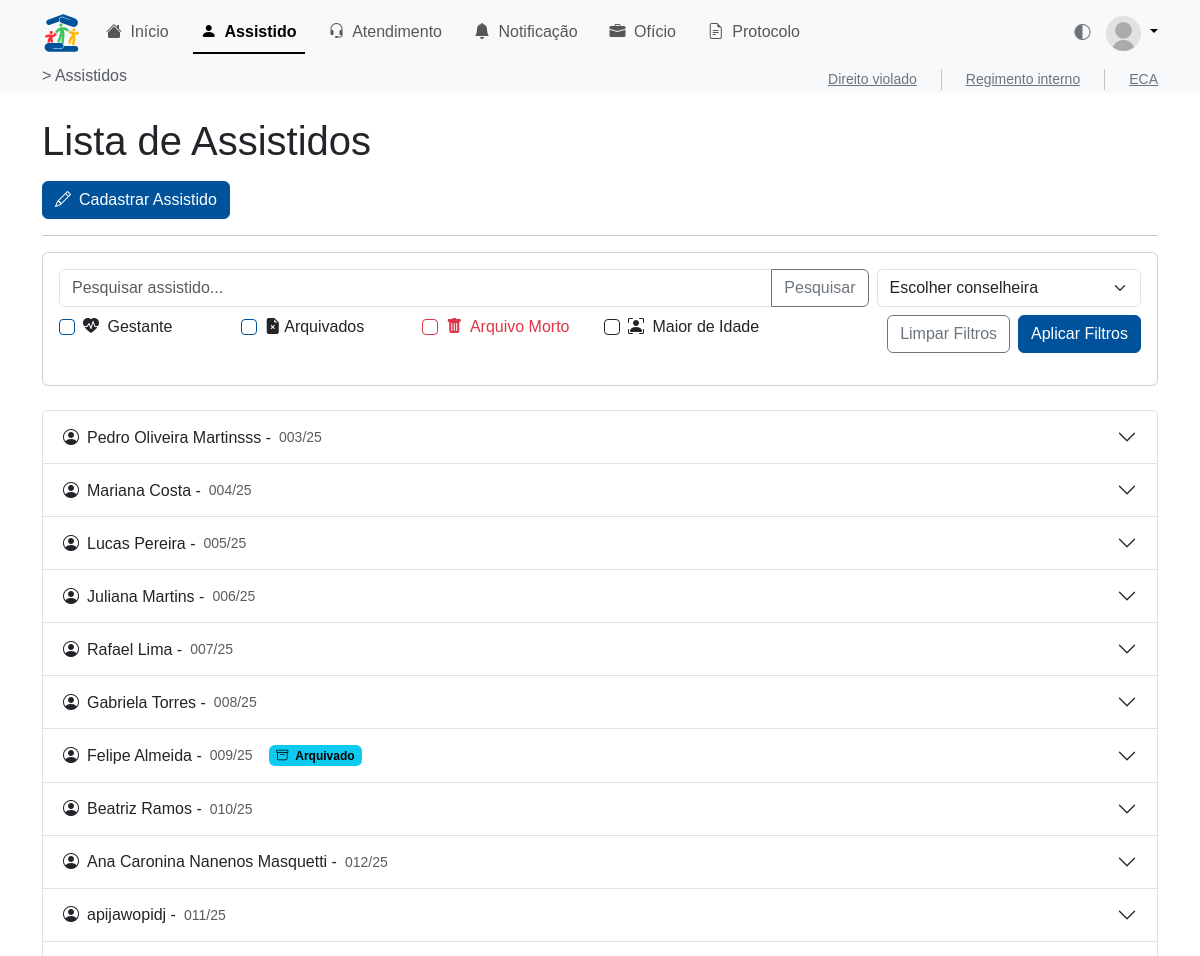
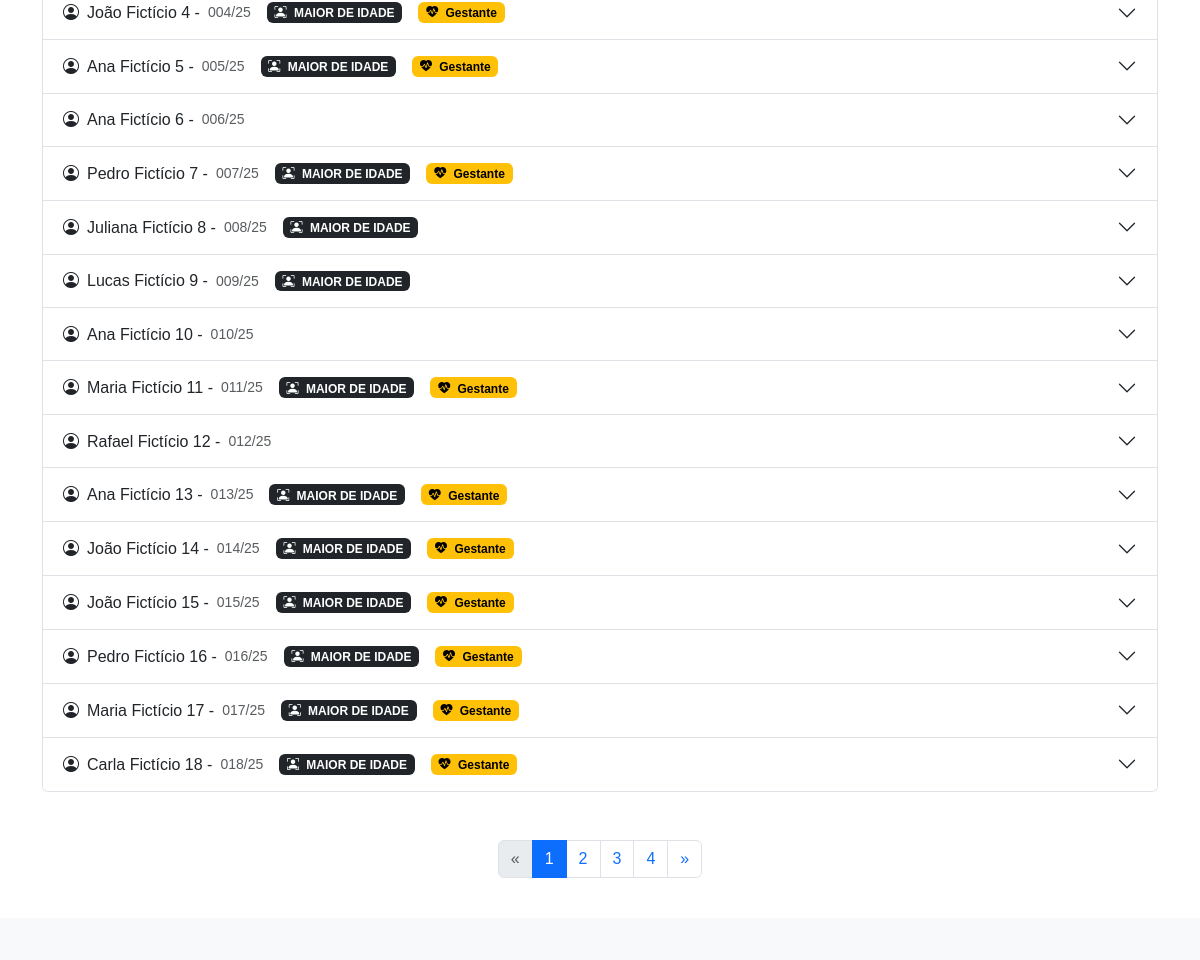
The page /assistido/ (upper part) on the database as committed earlier (2 pictures, top to bottom).
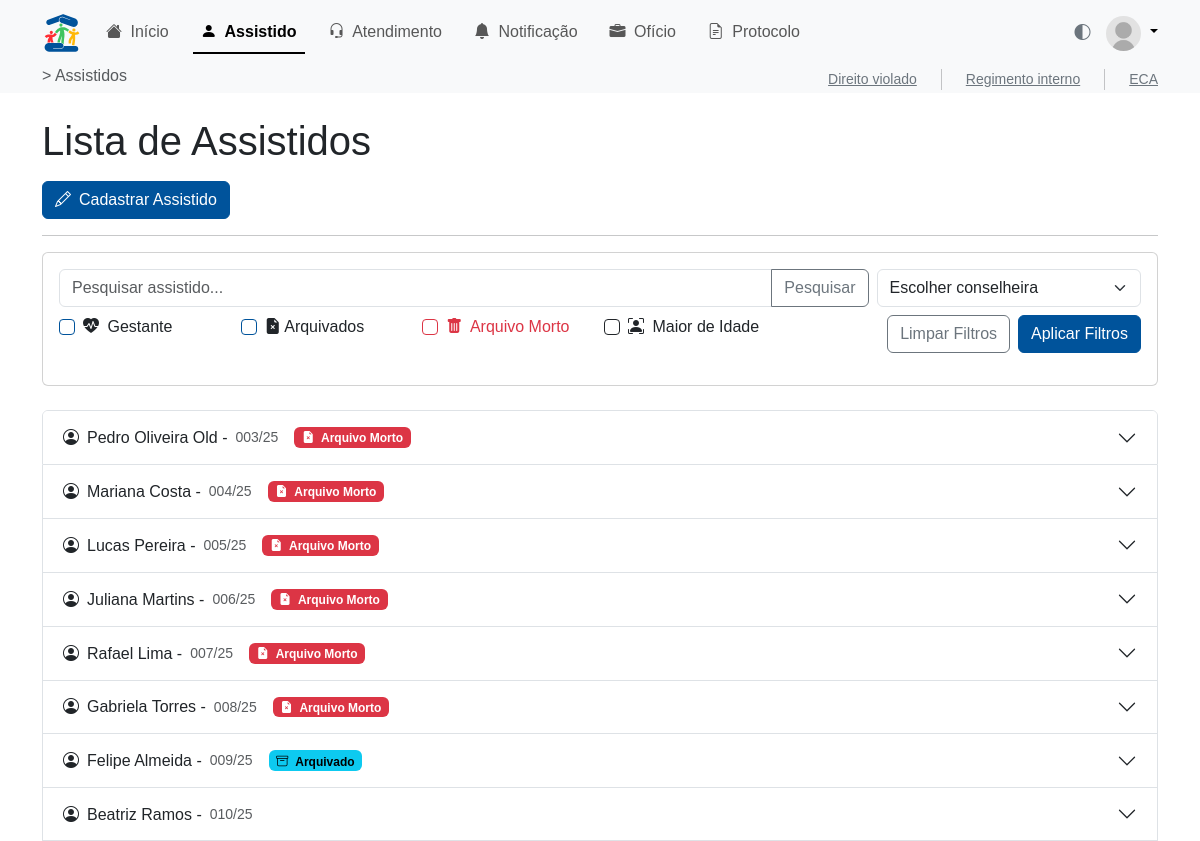
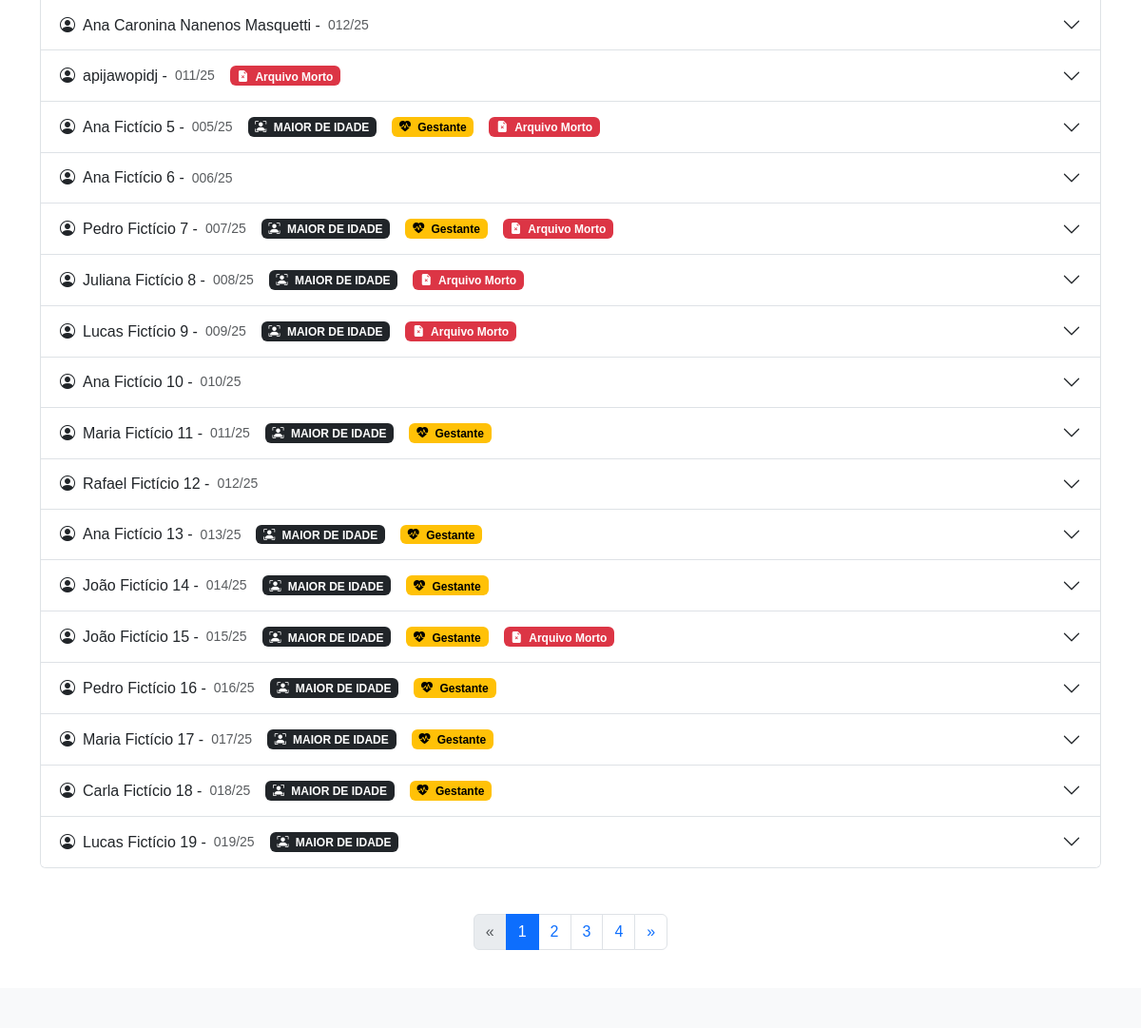
The same page on the database as committed later (2 pictures, top to bottom).
### assistido/models.py (models this page shows, shortened)
class Assistido(models.Model):
    id_assist = models.AutoField(primary_key=True)
    nmcompleto_assist = models.CharField(max_length=255)
    numero_assist = models.CharField(max_length=50, blank=True, null=True)
    dn_assist = models.DateField(blank=True, null=True)  # Data de nascimento
    nmgenitor_assist = models.CharField(max_length=255, blank=True, null=True)
    nmgenitora_assist = models.CharField(max_length=255, blank=True, null=True)
    DTCADASTRO = models.DateTimeField(auto_now_add=True, verbose_name='Data de Cadastro')
    TIPOS_RESPONSAVEL = [
        ("tio", "Tio"),
        ("tia", "Tia"),
        ("avo", "Avô/Avó"),
        ("primo", "Primo/Prima"),
        ("outro", "Outro"),
    ]
    nmresponsavel_assist = models.CharField(
        max_length=50, choices=TIPOS_RESPONSAVEL, default="outro"
    )
    outro_responsavel = models.CharField(
        max_length=255, blank=True, null=True,
        help_text="Preencher se o tipo do responsável for 'Outro'."
    )
    escola_assist = models.CharField(max_length=255, blank=True, null=True)
    rua_assist = models.CharField(max_length=255, blank=True, null=True)
    bairro_assist = models.CharField(max_length=100, blank=True, null=True)
    cidade_assist = models.CharField(max_length=100, blank=True, null=True)
    numerocasa_assist = models.CharField(max_length=20, blank=True, null=True)
    id_conselheira = models.ForeignKey(
        Conselheira,
        on_delete=models.SET_NULL,
        null=True,
        blank=True,
        related_name='assistidos'
    )
    gestante_assist = models.BooleanField(default=False)
    arquivomorto_assist = models.BooleanField(default=False)
    arquivado_assist = models.BooleanField(default=False)
    filaarquivomorto_assist = models.BooleanField(default=False)
    dtarquivomorto_assist = models.DateField(blank=True, null=True)

### assistido/views.py (the view)
# urls.py: path('', views.assistido_view, name='assistidos'),
def assistido_view(request):
    from usuario.models import Conselheira
    q = request.GET.get('q', '').strip()
    conselheira_id = request.GET.get('conselheira')
    gestante = request.GET.get('gestante') == 'on'
    arquivado = request.GET.get('arquivado') == 'on'
    arquivomorto = request.GET.get('arquivomorto') == 'on'
    maior_idade = request.GET.get('maior_idade') == 'on'
    assistidos_qs = Assistido.objects.all()
    if q:
        assistidos_qs = assistidos_qs.filter(nmcompleto_assist__icontains=q)
    if conselheira_id and conselheira_id.isdigit():
        assistidos_qs = assistidos_qs.filter(id_conselheira_id=int(conselheira_id))
    if gestante:
        assistidos_qs = assistidos_qs.filter(gestante_assist=True)
    if arquivado:
        assistidos_qs = assistidos_qs.filter(arquivado_assist=True)
    if arquivomorto:
        assistidos_qs = assistidos_qs.filter(arquivomorto_assist=True)
    if maior_idade:
        from datetime import date
        hoje = date.today()
        data_limite = date(hoje.year - 18, hoje.month, hoje.day)
        assistidos_qs = assistidos_qs.filter(dn_assist__lte=data_limite)
    from django.core.paginator import Paginator, EmptyPage, PageNotAnInteger
    page = request.GET.get('page', 1)
    paginator = Paginator(assistidos_qs, 25)
    try:
        assistidos = paginator.page(page)
    except PageNotAnInteger:
        assistidos = paginator.page(1)
    except EmptyPage:
        assistidos = paginator.page(paginator.num_pages)
    conselheiras = Conselheira.objects.all()
    return render(request, 'assistido/assistidos.html', {
        'pagina_atual': 'assistidos',
        'page_title': 'Assistidos',
        'assistidos': assistidos,
        'conselheiras': conselheiras,
        'request': request
    })

### assistido/templatetags/assistido_extras.py (called while the page is built)
@register.filter
def dias_passados(value):
    if not value:
        return ''
    today = date.today()
    try:
        return (today - value).days
    except Exception:
        return ''

@register.filter
def age(value):
    if not value:
        return ''
    today = date.today()
    try:
        return today.year - value.year - ((today.month, today.day) < (value.month, value.day))
    except Exception:
        return ''

@register.filter
def format_telefone(value):
    if not value:
        return ''
    num = re.sub(r'\D', '', value)
    if num.startswith('55'):
        num = num[2:]
    if len(num) == 11:
        return f'{num[0:2]} {num[2:7]}-{num[7:]}'
    elif len(num) == 10:
        return f'{num[0:2]} {num[2:6]}-{num[6:]}'
    elif len(num) == 9:
        return f'{num[0:5]}-{num[5:]}'
    elif len(num) == 8:
        return f'{num[0:4]}-{num[4:]}'
    return value

### assistido/templates/assistido/assistidos.html (shortened to what the changed rows need)
{% extends 'base.html' %}
{% load assistido_extras %}
{% block content %}
<main style="min-height: 57em;">
  <div class="container my-4">
    <h1 class="mb-3">Lista de Assistidos</h1>
    <div class="accordion" id="assistidosAccordion">
      {% for a in assistidos %}
      <div class="accordion-item">
        <h2 class="accordion-header" id="heading{{ a.id_assist }}">
          <button class="accordion-button collapsed" type="button" data-bs-toggle="collapse"
            data-bs-target="#collapse{{ a.id_assist }}" aria-expanded="false" aria-controls="collapse{{ a.id_assist }}">
            <i class="bi bi-person-circle me-2"></i>
            {{ a.nmcompleto_assist }} - <small class="text-muted ms-2">{{ a.numero_assist }}/{{ a.DTCADASTRO|date:'y' }}</small>
            {% if a.dn_assist and a.dn_assist|age >= 18 %}
              <span class="badge text-bg-dark ms-3">
                <i class="bi bi-person-bounding-box me-1"></i>
                MAIOR DE IDADE
              </span>
            {% endif %}
            {% if a.gestante_assist %}
              <span class="badge text-bg-warning ms-3">
                <i class="bi bi-heart-pulse-fill me-1"></i>
                Gestante
              </span>
            {% endif %}
            {% if a.arquivado_assist %}
              <span class="badge text-bg-info ms-3">
                <i class="bi bi-archive me-1"></i>
                Arquivado
              </span>
            {% endif %}
            {% if a.arquivomorto_assist %}
              <span class="badge text-bg-danger ms-3">
                <i class="bi bi-file-earmark-x-fill me-1"></i>
                Arquivo Morto
              </span>
            {% endif %}
          </button>
        </h2>
      </div>
      {% empty %}
      <p class="text-muted">Nenhum assistido encontrado.</p>
      {% endfor %}
    </div>
      <div class="d-flex justify-content-center mt-5 w-100">
        <nav>
          <ul class="pagination">
            {% for num in assistidos.paginator.page_range %}
              <li class="page-item {% if assistidos.number == num %}active{% endif %}">
                <a class="page-link" href="?page={{ num }}">{{ num }}</a>
              </li>
            {% endfor %}
          </ul>
        </nav>
      </div>
  </div>
</main>
{% endblock %}

Rows that differ between the two databases and show on the page:
removed Assistido: nmcompleto_assist "João Fictício 4", numero_assist "004", DTCADASTRO "25", dn_assist "2005-10-09" (drawn), gestante_assist True (drawn)
changed Assistido: nmcompleto_assist "Pedro Oliveira Martinsss" → "Pedro Oliveira Old"; now shows "Arquivo Morto"
changed Assistido "Mariana Costa": now shows "Arquivo Morto"
changed Assistido "Lucas Pereira": now shows "Arquivo Morto"
changed Assistido "Juliana Martins": now shows "Arquivo Morto"
changed Assistido "Rafael Lima": now shows "Arquivo Morto"
changed Assistido "Gabriela Torres": now shows "Arquivo Morto"
changed Assistido "apijawopidj": now shows "Arquivo Morto"
changed Assistido "Ana Fictício 5": now shows "Arquivo Morto"
changed Assistido "Pedro Fictício 7": now shows "Arquivo Morto"
changed Assistido "Juliana Fictício 8": now shows "Arquivo Morto"
changed Assistido "Lucas Fictício 9": now shows "Arquivo Morto"
changed Assistido "João Fictício 15": now shows "Arquivo Morto"
now on this page (row unchanged): Assistido: nmcompleto_assist "Lucas Fictício 19", numero_assist "019", DTCADASTRO "25", dn_assist "1983-12-31" (drawn)
